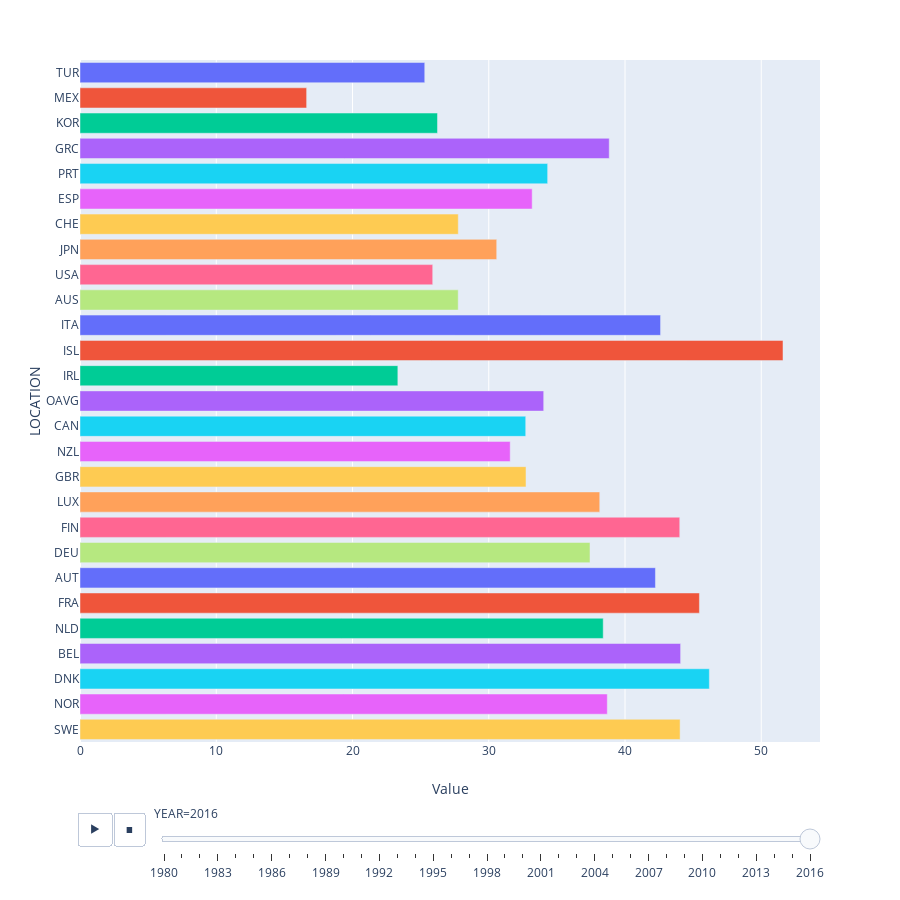

The notebook cell saved with this chart:
### Code cell
rev = pd.read_csv('tax_rev.csv')
rev = rev[rev['MEASURE']=='PC_GDP'].sort_values(['TIME', 'Value'], ascending=[True, True])
rev = rev[(rev['TIME'] >= 1980) & (rev['TIME'] <= 2016)]
rev.columns = ['LOCATION', 'INDICATOR', 'SUBJECT', 'MEASURE', 'FREQUENCY', 'YEAR',
       'Value', 'Flag Codes']

fig = px.bar(rev, x='Value', y='LOCATION', orientation='h', animation_frame="YEAR",
             width=900, height=900, color='LOCATION')

fig.update(layout_showlegend=False)

### Figure 1 — Plotly figure (JSON) as saved in the notebook; plotly's stock layout.template omitted (floating-point values rounded to 4 significant figures)
{"data": [{"alignmentgroup": "True", "hoverlabel": {"namelength": 0}, "hovertemplate": "LOCATION=%{y}<br>YEAR=2016<br>Value=%{x}", "legendgroup": "LOCATION=TUR", "marker": {"color": "#636efa"}, "name": "LOCATION=TUR", "offsetgroup": "LOCATION=TUR", "orientation": "h", "showlegend": true, "textposition": "auto", "type": "bar", "uid": "ae037f24-1e22-4ec4-af98-289ab810d8e7", "x": [25.3], "xaxis": "x", "y": ["TUR"], "yaxis": "y"}, {"alignmentgroup": "True", "hoverlabel": {"namelength": 0}, "hovertemplate": "LOCATION=%{y}<br>YEAR=2016<br>Value=%{x}", "legendgroup": "LOCATION=MEX", "marker": {"color": "#EF553B"}, "name": "LOCATION=MEX", "offsetgroup": "LOCATION=MEX", "orientation": "h", "showlegend": true, "textposition": "auto", "type": "bar", "uid": "139c1368-647b-41f5-ba80-189d58f82643", "x": [16.63], "xaxis": "x", "y": ["MEX"], "yaxis": "y"}, {"alignmentgroup": "True", "hoverlabel": {"namelength": 0}, "hovertemplate": "LOCATION=%{y}<br>YEAR=2016<br>Value=%{x}", "legendgroup": "LOCATION=KOR", "marker": {"color": "#00cc96"}, "name": "LOCATION=KOR", "offsetgroup": "LOCATION=KOR", "orientation": "h", "showlegend": true, "textposition": "auto", "type": "bar", "uid": "410baf00-2c59-4f84-9fe3-20c0ba26affa", "x": [26.24], "xaxis": "x", "y": ["KOR"], "yaxis": "y"}, {"alignmentgroup": "True", "hoverlabel": {"namelength": 0}, "hovertemplate": "LOCATION=%{y}<br>YEAR=2016<br>Value=%{x}", "legendgroup": "LOCATION=GRC", "marker": {"color": "#ab63fa"}, "name": "LOCATION=GRC", "offsetgroup": "LOCATION=GRC", "orientation": "h", "showlegend": true, "textposition": "auto", "type": "bar", "uid": "0297087d-916d-4301-a1d7-7dd1151a3e77", "x": [38.84], "xaxis": "x", "y": ["GRC"], "yaxis": "y"}, {"alignmentgroup": "True", "hoverlabel": {"namelength": 0}, "hovertemplate": "LOCATION=%{y}<br>YEAR=2016<br>Value=%{x}", "legendgroup": "LOCATION=PRT", "marker": {"color": "#19d3f3"}, "name": "LOCATION=PRT", "offsetgroup": "LOCATION=PRT", "orientation": "h", "showlegend": true, "textposition": "auto", "type": "bar", "uid": "c5c45ee0-c4c1-4a9a-b26d-fc361949743d", "x": [34.32], "xaxis": "x", "y": ["PRT"], "yaxis": "y"}, {"alignmentgroup": "True", "hoverlabel": {"namelength": 0}, "hovertemplate": "LOCATION=%{y}<br>YEAR=2016<br>Value=%{x}", "legendgroup": "LOCATION=ESP", "marker": {"color": "#e763fa"}, "name": "LOCATION=ESP", "offsetgroup": "LOCATION=ESP", "orientation": "h", "showlegend": true, "textposition": "auto", "type": "bar", "uid": "c35cdbcd-d237-4a8a-92ef-9839f1c9f712", "x": [33.19], "xaxis": "x", "y": ["ESP"], "yaxis": "y"}, {"alignmentgroup": "True", "hoverlabel": {"namelength": 0}, "hovertemplate": "LOCATION=%{y}<br>YEAR=2016<br>Value=%{x}", "legendgroup": "LOCATION=CHE", "marker": {"color": "#FECB52"}, "name": "LOCATION=CHE", "offsetgroup": "LOCATION=CHE", "orientation": "h", "showlegend": true, "textposition": "auto", "type": "bar", "uid": "9b5c93a4-b1ef-4729-afd3-8bfc06acfb9e", "x": [27.76], "xaxis": "x", "y": ["CHE"], "yaxis": "y"}, {"alignmentgroup": "True", "hoverlabel": {"namelength": 0}, "hovertemplate": "LOCATION=%{y}<br>YEAR=2016<br>Value=%{x}", "legendgroup": "LOCATION=JPN", "marker": {"color": "#FFA15A"}, "name": "LOCATION=JPN", "offsetgroup": "LOCATION=JPN", "orientation": "h", "showlegend": true, "textposition": "auto", "type": "bar", "uid": "5e43c47a-c3be-4d41-98ed-f5d0a722a265", "x": [30.58], "xaxis": "x", "y": ["JPN"], "yaxis": "y"}, {"alignmentgroup": "True", "hoverlabel": {"namelength": 0}, "hovertemplate": "LOCATION=%{y}<br>YEAR=2016<br>Value=%{x}", "legendgroup": "LOCATION=USA", "marker": {"color": "#FF6692"}, "name": "LOCATION=USA", "offsetgroup": "LOCATION=USA", "orientation": "h", "showlegend": true, "textposition": "auto", "type": "bar", "uid": "015e0c54-e762-4e15-86f1-d749a6d28ed1", "x": [25.89], "xaxis": "x", "y": ["USA"], "yaxis": "y"}, {"alignmentgroup": "True", "hoverlabel": {"namelength": 0}, "hovertemplate": "LOCATION=%{y}<br>YEAR=2016<br>Value=%{x}", "legendgroup": "LOCATION=AUS", "marker": {"color": "#B6E880"}, "name": "LOCATION=AUS", "offsetgroup": "LOCATION=AUS", "orientation": "h", "showlegend": true, "textposition": "auto", "type": "bar", "uid": "238e040d-776e-491e-8a22-31260ffbc22d", "x": [27.76], "xaxis": "x", "y": ["AUS"], "yaxis": "y"}, {"alignmentgroup": "True", "hoverlabel": {"namelength": 0}, "hovertemplate": "LOCATION=%{y}<br>YEAR=2016<br>Value=%{x}", "legendgroup": "LOCATION=ITA", "marker": {"color": "#636efa"}, "name": "LOCATION=ITA", "offsetgroup": "LOCATION=ITA", "orientation": "h", "showlegend": true, "textposition": "auto", "type": "bar", "uid": "adeef39d-24ef-4635-8e0c-60a863209e7a", "x": [42.61], "xaxis": "x", "y": ["ITA"], "yaxis": "y"}, {"alignmentgroup": "True", "hoverlabel": {"namelength": 0}, "hovertemplate": "LOCATION=%{y}<br>YEAR=2016<br>Value=%{x}", "legendgroup": "LOCATION=ISL", "marker": {"color": "#EF553B"}, "name": "LOCATION=ISL", "offsetgroup": "LOCATION=ISL", "orientation": "h", "showlegend": true, "textposition": "auto", "type": "bar", "uid": "8c248d82-86fa-4c58-afe7-c1af221248f6", "x": [51.59], "xaxis": "x", "y": ["ISL"], "yaxis": "y"}, {"alignmentgroup": "True", "hoverlabel": {"namelength": 0}, "hovertemplate": "LOCATION=%{y}<br>YEAR=2016<br>Value=%{x}", "legendgroup": "LOCATION=IRL", "marker": {"color": "#00cc96"}, "name": "LOCATION=IRL", "offsetgroup": "LOCATION=IRL", "orientation": "h", "showlegend": true, "textposition": "auto", "type": "bar", "uid": "6eddda08-2f16-4892-ae7f-cd5d48166ad4", "x": [23.33], "xaxis": "x", "y": ["IRL"], "yaxis": "y"}, {"alignmentgroup": "True", "hoverlabel": {"namelength": 0}, "hovertemplate": "LOCATION=%{y}<br>YEAR=2016<br>Value=%{x}", "legendgroup": "LOCATION=OAVG", "marker": {"color": "#ab63fa"}, "name": "LOCATION=OAVG", "offsetgroup": "LOCATION=OAVG", "orientation": "h", "showlegend": true, "textposition": "auto", "type": "bar", "uid": "d0ee0e66-899d-4d01-96f7-672f52338937", "x": [34.03], "xaxis": "x", "y": ["OAVG"], "yaxis": "y"}, {"alignmentgroup": "True", "hoverlabel": {"namelength": 0}, "hovertemplate": "LOCATION=%{y}<br>YEAR=2016<br>Value=%{x}", "legendgroup": "LOCATION=CAN", "marker": {"color": "#19d3f3"}, "name": "LOCATION=CAN", "offsetgroup": "LOCATION=CAN", "orientation": "h", "showlegend": true, "textposition": "auto", "type": "bar", "uid": "93b7506f-8abf-4bdf-ab8c-d2e2b14490f5", "x": [32.71], "xaxis": "x", "y": ["CAN"], "yaxis": "y"}, {"alignmentgroup": "True", "hoverlabel": {"namelength": 0}, "hovertemplate": "LOCATION=%{y}<br>YEAR=2016<br>Value=%{x}", "legendgroup": "LOCATION=NZL", "marker": {"color": "#e763fa"}, "name": "LOCATION=NZL", "offsetgroup": "LOCATION=NZL", "orientation": "h", "showlegend": true, "textposition": "auto", "type": "bar", "uid": "957bd32c-ba4c-48f9-a84f-bf4b62112265", "x": [31.57], "xaxis": "x", "y": ["NZL"], "yaxis": "y"}, {"alignmentgroup": "True", "hoverlabel": {"namelength": 0}, "hovertemplate": "LOCATION=%{y}<br>YEAR=2016<br>Value=%{x}", "legendgroup": "LOCATION=GBR", "marker": {"color": "#FECB52"}, "name": "LOCATION=GBR", "offsetgroup": "LOCATION=GBR", "orientation": "h", "showlegend": true, "textposition": "auto", "type": "bar", "uid": "4298873b-441e-436f-ae71-5b93c6e56ebc", "x": [32.73], "xaxis": "x", "y": ["GBR"], "yaxis": "y"}, {"alignmentgroup": "True", "hoverlabel": {"namelength": 0}, "hovertemplate": "LOCATION=%{y}<br>YEAR=2016<br>Value=%{x}", "legendgroup": "LOCATION=LUX", "marker": {"color": "#FFA15A"}, "name": "LOCATION=LUX", "offsetgroup": "LOCATION=LUX", "orientation": "h", "showlegend": true, "textposition": "auto", "type": "bar", "uid": "301136b2-c914-4aff-bbfe-20ae7139435f", "x": [38.15], "xaxis": "x", "y": ["LUX"], "yaxis": "y"}, {"alignmentgroup": "True", "hoverlabel": {"namelength": 0}, "hovertemplate": "LOCATION=%{y}<br>YEAR=2016<br>Value=%{x}", "legendgroup": "LOCATION=FIN", "marker": {"color": "#FF6692"}, "name": "LOCATION=FIN", "offsetgroup": "LOCATION=FIN", "orientation": "h", "showlegend": true, "textposition": "auto", "type": "bar", "uid": "44b3c609-2c55-4c11-ba9e-3e79f458fcd0", "x": [44.02], "xaxis": "x", "y": ["FIN"], "yaxis": "y"}, {"alignmentgroup": "True", "hoverlabel": {"namelength": 0}, "hovertemplate": "LOCATION=%{y}<br>YEAR=2016<br>Value=%{x}", "legendgroup": "LOCATION=DEU", "marker": {"color": "#B6E880"}, "name": "LOCATION=DEU", "offsetgroup": "LOCATION=DEU", "orientation": "h", "showlegend": true, "textposition": "auto", "type": "bar", "uid": "b0938d3b-3a4e-4d08-b1a1-fabd25e955ce", "x": [37.43], "xaxis": "x", "y": ["DEU"], "yaxis": "y"}, {"alignmentgroup": "True", "hoverlabel": {"namelength": 0}, "hovertemplate": "LOCATION=%{y}<br>YEAR=2016<br>Value=%{x}", "legendgroup": "LOCATION=AUT", "marker": {"color": "#636efa"}, "name": "LOCATION=AUT", "offsetgroup": "LOCATION=AUT", "orientation": "h", "showlegend": true, "textposition": "auto", "type": "bar", "uid": "53d50e27-44b5-42cb-a98a-f0904a95e0e3", "x": [42.23], "xaxis": "x", "y": ["AUT"], "yaxis": "y"}, {"alignmentgroup": "True", "hoverlabel": {"namelength": 0}, "hovertemplate": "LOCATION=%{y}<br>YEAR=2016<br>Value=%{x}", "legendgroup": "LOCATION=FRA", "marker": {"color": "#EF553B"}, "name": "LOCATION=FRA", "offsetgroup": "LOCATION=FRA", "orientation": "h", "showlegend": true, "textposition": "auto", "type": "bar", "uid": "a6e3b0c3-37d3-496e-b9e4-318180e7a7ae", "x": [45.46], "xaxis": "x", "y": ["FRA"], "yaxis": "y"}, {"alignmentgroup": "True", "hoverlabel": {"namelength": 0}, "hovertemplate": "LOCATION=%{y}<br>YEAR=2016<br>Value=%{x}", "legendgroup": "LOCATION=NLD", "marker": {"color": "#00cc96"}, "name": "LOCATION=NLD", "offsetgroup": "LOCATION=NLD", "orientation": "h", "showlegend": true, "textposition": "auto", "type": "bar", "uid": "21082048-51d1-42e6-9aeb-c55ca4efd95d", "x": [38.4], "xaxis": "x", "y": ["NLD"], "yaxis": "y"}, {"alignmentgroup": "True", "hoverlabel": {"namelength": 0}, "hovertemplate": "LOCATION=%{y}<br>YEAR=2016<br>Value=%{x}", "legendgroup": "LOCATION=BEL", "marker": {"color": "#ab63fa"}, "name": "LOCATION=BEL", "offsetgroup": "LOCATION=BEL", "orientation": "h", "showlegend": true, "textposition": "auto", "type": "bar", "uid": "b0f8d002-ba1e-4c9d-b404-dee3418048d0", "x": [44.08], "xaxis": "x", "y": ["BEL"], "yaxis": "y"}, {"alignmentgroup": "True", "hoverlabel": {"namelength": 0}, "hovertemplate": "LOCATION=%{y}<br>YEAR=2016<br>Value=%{x}", "legendgroup": "LOCATION=DNK", "marker": {"color": "#19d3f3"}, "name": "LOCATION=DNK", "offsetgroup": "LOCATION=DNK", "orientation": "h", "showlegend": true, "textposition": "auto", "type": "bar", "uid": "40ec0749-3562-4e67-bb55-9cdc4f2a8687", "x": [46.19], "xaxis": "x", "y": ["DNK"], "yaxis": "y"}, {"alignmentgroup": "True", "hoverlabel": {"namelength": 0}, "hovertemplate": "LOCATION=%{y}<br>YEAR=2016<br>Value=%{x}", "legendgroup": "LOCATION=NOR", "marker": {"color": "#e763fa"}, "name": "LOCATION=NOR", "offsetgroup": "LOCATION=NOR", "orientation": "h", "showlegend": true, "textposition": "auto", "type": "bar", "uid": "cea31bad-cb32-42a8-b8cc-57f8490e6ea5", "x": [38.7], "xaxis": "x", "y": ["NOR"], "yaxis": "y"}, {"alignmentgroup": "True", "hoverlabel": {"namelength": 0}, "hovertemplate": "LOCATION=%{y}<br>YEAR=2016<br>Value=%{x}", "legendgroup": "LOCATION=SWE", "marker": {"color": "#FECB52"}, "name": "LOCATION=SWE", "offsetgroup": "LOCATION=SWE", "orientation": "h", "showlegend": true, "textposition": "auto", "type": "bar", "uid": "927078c3-24ee-4f1d-b00f-7499985035ef", "x": [44.04], "xaxis": "x", "y": ["SWE"], "yaxis": "y"}], "layout": {"barmode": "relative", "grid": {"xaxes": ["x"], "xgap": 0.1, "xside": "bottom", "yaxes": ["y"], "ygap": 0.1, "yside": "left"}, "height": 900, "legend": {"tracegroupgap": 0}, "margin": {"t": 60}, "showlegend": false, "sliders": [{"active": 36, "currentvalue": {"prefix": "YEAR="}, "len": 0.9, "pad": {"b": 10, "t": 60}, "steps": [{"args": [["1980"], {"frame": {"duration": 0, "redraw": true}, "fromcurrent": true, "mode": "immediate", "transition": {"duration": 0, "easing": "linear"}}], "label": "1980", "method": "animate"}, {"args": [["1981"], {"frame": {"duration": 0, "redraw": true}, "fromcurrent": true, "mode": "immediate", "transition": {"duration": 0, "easing": "linear"}}], "label": "1981", "method": "animate"}, {"args": [["1982"], {"frame": {"duration": 0, "redraw": true}, "fromcurrent": true, "mode": "immediate", "transition": {"duration": 0, "easing": "linear"}}], "label": "1982", "method": "animate"}, {"args": [["1983"], {"frame": {"duration": 0, "redraw": true}, "fromcurrent": true, "mode": "immediate", "transition": {"duration": 0, "easing": "linear"}}], "label": "1983", "method": "animate"}, {"args": [["1984"], {"frame": {"duration": 0, "redraw": true}, "fromcurrent": true, "mode": "immediate", "transition": {"duration": 0, "easing": "linear"}}], "label": "1984", "method": "animate"}, {"args": [["1985"], {"frame": {"duration": 0, "redraw": true}, "fromcurrent": true, "mode": "immediate", "transition": {"duration": 0, "easing": "linear"}}], "label": "1985", "method": "animate"}, {"args": [["1986"], {"frame": {"duration": 0, "redraw": true}, "fromcurrent": true, "mode": "immediate", "transition": {"duration": 0, "easing": "linear"}}], "label": "1986", "method": "animate"}, {"args": [["1987"], {"frame": {"duration": 0, "redraw": true}, "fromcurrent": true, "mode": "immediate", "transition": {"duration": 0, "easing": "linear"}}], "label": "1987", "method": "animate"}, {"args": [["1988"], {"frame": {"duration": 0, "redraw": true}, "fromcurrent": true, "mode": "immediate", "transition": {"duration": 0, "easing": "linear"}}], "label": "1988", "method": "animate"}, {"args": [["1989"], {"frame": {"duration": 0, "redraw": true}, "fromcurrent": true, "mode": "immediate", "transition": {"duration": 0, "easing": "linear"}}], "label": "1989", "method": "animate"}, {"args": [["1990"], {"frame": {"duration": 0, "redraw": true}, "fromcurrent": true, "mode": "immediate", "transition": {"duration": 0, "easing": "linear"}}], "label": "1990", "method": "animate"}, {"args": [["1991"], {"frame": {"duration": 0, "redraw": true}, "fromcurrent": true, "mode": "immediate", "transition": {"duration": 0, "easing": "linear"}}], "label": "1991", "method": "animate"}, {"args": [["1992"], {"frame": {"duration": 0, "redraw": true}, "fromcurrent": true, "mode": "immediate", "transition": {"duration": 0, "easing": "linear"}}], "label": "1992", "method": "animate"}, {"args": [["1993"], {"frame": {"duration": 0, "redraw": true}, "fromcurrent": true, "mode": "immediate", "transition": {"duration": 0, "easing": "linear"}}], "label": "1993", "method": "animate"}, {"args": [["1994"], {"frame": {"duration": 0, "redraw": true}, "fromcurrent": true, "mode": "immediate", "transition": {"duration": 0, "easing": "linear"}}], "label": "1994", "method": "animate"}, {"args": [["1995"], {"frame": {"duration": 0, "redraw": true}, "fromcurrent": true, "mode": "immediate", "transition": {"duration": 0, "easing": "linear"}}], "label": "1995", "method": "animate"}, {"args": [["1996"], {"frame": {"duration": 0, "redraw": true}, "fromcurrent": true, "mode": "immediate", "transition": {"duration": 0, "easing": "linear"}}], "label": "1996", "method": "animate"}, {"args": [["1997"], {"frame": {"duration": 0, "redraw": true}, "fromcurrent": true, "mode": "immediate", "transition": {"duration": 0, "easing": "linear"}}], "label": "1997", "method": "animate"}, {"args": [["1998"], {"frame": {"duration": 0, "redraw": true}, "fromcurrent": true, "mode": "immediate", "transition": {"duration": 0, "easing": "linear"}}], "label": "1998", "method": "animate"}, {"args": [["1999"], {"frame": {"duration": 0, "redraw": true}, "fromcurrent": true, "mode": "immediate", "transition": {"duration": 0, "easing": "linear"}}], "label": "1999", "method": "animate"}, {"args": [["2000"], {"frame": {"duration": 0, "redraw": true}, "fromcurrent": true, "mode": "immediate", "transition": {"duration": 0, "easing": "linear"}}], "label": "2000", "method": "animate"}, {"args": [["2001"], {"frame": {"duration": 0, "redraw": true}, "fromcurrent": true, "mode": "immediate", "transition": {"duration": 0, "easing": "linear"}}], "label": "2001", "method": "animate"}, {"args": [["2002"], {"frame": {"duration": 0, "redraw": true}, "fromcurrent": true, "mode": "immediate", "transition": {"duration": 0, "easing": "linear"}}], "label": "2002", "method": "animate"}, {"args": [["2003"], {"frame": {"duration": 0, "redraw": true}, "fromcurrent": true, "mode": "immediate", "transition": {"duration": 0, "easing": "linear"}}], "label": "2003", "method": "animate"}, {"args": [["2004"], {"frame": {"duration": 0, "redraw": true}, "fromcurrent": true, "mode": "immediate", "transition": {"duration": 0, "easing": "linear"}}], "label": "2004", "method": "animate"}, {"args": [["2005"], {"frame": {"duration": 0, "redraw": true}, "fromcurrent": true, "mode": "immediate", "transition": {"duration": 0, "easing": "linear"}}], "label": "2005", "method": "animate"}, {"args": [["2006"], {"frame": {"duration": 0, "redraw": true}, "fromcurrent": true, "mode": "immediate", "transition": {"duration": 0, "easing": "linear"}}], "label": "2006", "method": "animate"}, {"args": [["2007"], {"frame": {"duration": 0, "redraw": true}, "fromcurrent": true, "mode": "immediate", "transition": {"duration": 0, "easing": "linear"}}], "label": "2007", "method": "animate"}, {"args": [["2008"], {"frame": {"duration": 0, "redraw": true}, "fromcurrent": true, "mode": "immediate", "transition": {"duration": 0, "easing": "linear"}}], "label": "2008", "method": "animate"}, {"args": [["2009"], {"frame": {"duration": 0, "redraw": true}, "fromcurrent": true, "mode": "immediate", "transition": {"duration": 0, "easing": "linear"}}], "label": "2009", "method": "animate"}, {"args": [["2010"], {"frame": {"duration": 0, "redraw": true}, "fromcurrent": true, "mode": "immediate", "transition": {"duration": 0, "easing": "linear"}}], "label": "2010", "method": "animate"}, {"args": [["2011"], {"frame": {"duration": 0, "redraw": true}, "fromcurrent": true, "mode": "immediate", "transition": {"duration": 0, "easing": "linear"}}], "label": "2011", "method": "animate"}, {"args": [["2012"], {"frame": {"duration": 0, "redraw": true}, "fromcurrent": true, "mode": "immediate", "transition": {"duration": 0, "easing": "linear"}}], "label": "2012", "method": "animate"}, {"args": [["2013"], {"frame": {"duration": 0, "redraw": true}, "fromcurrent": true, "mode": "immediate", "transition": {"duration": 0, "easing": "linear"}}], "label": "2013", "method": "animate"}, {"args": [["2014"], {"frame": {"duration": 0, "redraw": true}, "fromcurrent": true, "mode": "immediate", "transition": {"duration": 0, "easing": "linear"}}], "label": "2014", "method": "animate"}, {"args": [["2015"], {"frame": {"duration": 0, "redraw": true}, "fromcurrent": true, "mode": "immediate", "transition": {"duration": 0, "easing": "linear"}}], "label": "2015", "method": "animate"}, {"args": [["2016"], {"frame": {"duration": 0, "redraw": true}, "fromcurrent": true, "mode": "immediate", "transition": {"duration": 0, "easing": "linear"}}], "label": "2016", "method": "animate"}], "x": 0.1, "xanchor": "left", "y": 0, "yanchor": "top"}], "updatemenus": [{"buttons": [{"args": [null, {"frame": {"duration": 500, "redraw": true}, "fromcurrent": true, "mode": "immediate", "transition": {"duration": 500, "easing": "linear"}}], "label": "&#9654;", "method": "animate"}, {"args": [[null], {"frame": {"duration": 0, "redraw": true}, "fromcurrent": true, "mode": "immediate", "transition": {"duration": 0, "easing": "linear"}}], "label": "&#9724;", "method": "animate"}], "direction": "left", "pad": {"r": 10, "t": 70}, "showactive": false, "type": "buttons", "x": 0.1, "xanchor": "right", "y": 0, "yanchor": "top"}], "width": 900, "xaxis": {"autorange": true, "range": [0, 46.36], "title": {"text": "Value"}, "type": "linear"}, "yaxis": {"autorange": true, "categoryarray": ["SVK", "SVN", "EST", "ISR", "LVA", "LTU", "CZE", "HUN", "POL", "CHL", "SWE", "NOR", "DNK", "BEL", "NLD", "FRA", "AUT", "DEU", "FIN", "LUX", "GBR", "NZL", "CAN", "OAVG", "IRL", "ISL", "ITA", "AUS", "USA", "JPN", "CHE", "ESP", "PRT", "GRC", "KOR", "MEX", "TUR"], "categoryorder": "array", "range": [9.5, 36.5], "title": {"text": "LOCATION"}, "type": "category"}}}
